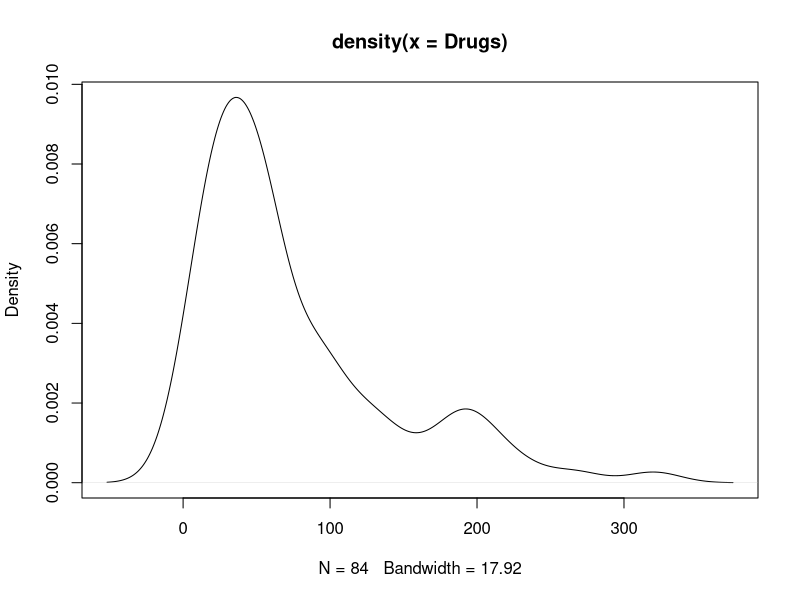
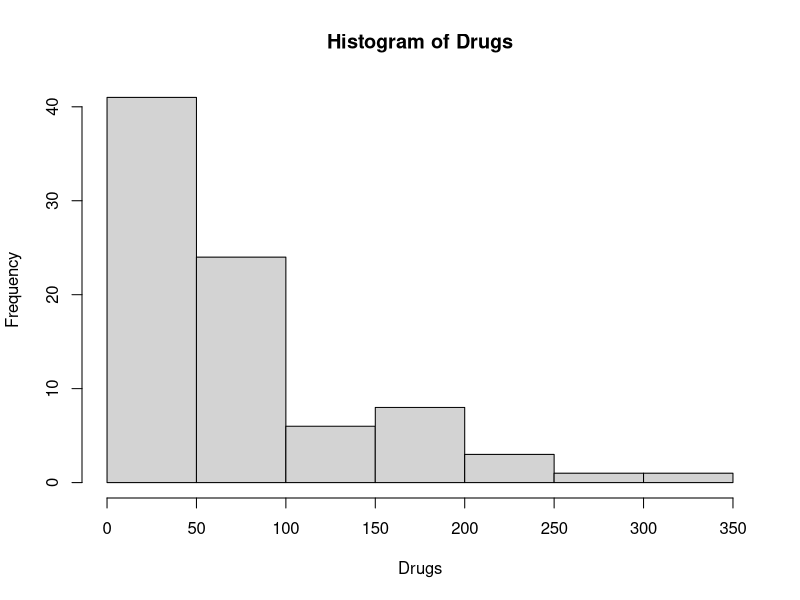

R code for these plots, in order:
library(ggplot2)
Drugs <- c(2.0,4.0,6.2,8.0,8.0,8.0,12.0,15.0,15.0,18.0,18.2,20.0,20.0,20.0,
           21.0,22.0,24.2,27.0,27.0,27.0,28.0,29.7,29.7,29.7,29.7,29.7,30.0,
           30.0,31.0,41.4,42.3,45.4,45.4,45.4,45.4,45.4,45.4,45.4,45.4,45.4,
           49.4,50.8,51.4,53.4,56.0,57.0,57.4,59.0,59.4,60.0,61.5,65.4,65.4,
           65.4,65.4,67.0,90.8,92.0,94.0,94.0,94.0,94.0,94.0,94.0,94.7,105.0,
           125.0,126.0,130.0,130.0,130.0,151.2,160.0,177.0,187.0,187.0,194.4,
           194.4,194.4,212.4,213.0,233.0,267.0,320.4)

Drugs

plot(density(x = Drugs))
hist(Drugs)

min(Drugs)

quantile(Drugs,probs = 0.25)

median(Drugs)

quantile(Drugs,probs = 0.75)

max(Drugs)

mean(Drugs)

sum(Drugs)/length(Drugs)

var(Drugs)

sum((Drugs-mean(Drugs))^2)/(length(Drugs)-1)

###################################################
library(foreign)

summary(Drugs)

data.frame(Drugs)
data()

########## ACTIVITY #################

a<-c(1,2,3,4,5)

b<-c(-2,-4,6,7,6)

c <- c(2, 3, 1, 6, -1)

mydata <- data.frame(a,b,c)

nrow(mydata)

ncol(mydata)

str(mydata)

head(mydata)

#creating a new variable
mydata$atimesb <- mydata$a*mydata$b
str(mydata)

# extraction using subset function
subset(mydata,b==6)

## Summarizing data

drugclass<-c("A","C","C","C","A","A","A","B","A","B","B","B","B","A","A","A","B",
             "A","A","A","C","A","B","B","C","A","C","A","C","A","B","C","C","B",
             "B","A","C","B","A","B","B","A","A","C","B","B","A","B","C","C","B",
             "A","C","B","C","A","B","C","C","C","A","A","A","C","B","A","A","B",
             "C","A","B","A","A","B","C","C","A","A","C","C","A","B","C","C")





##Categorizing quantitative data
drugcost <- Drugs

drugcostcat <- cut(drugcost, # Data to be categorized
          breaks = c(0,50,100,200,max(drugcost)), # Breaks for the categories
          labels = c('Low','Medium','High','Very High')) # Category name

D <- data.frame(drugcost,drugclass,drugcostcat)





